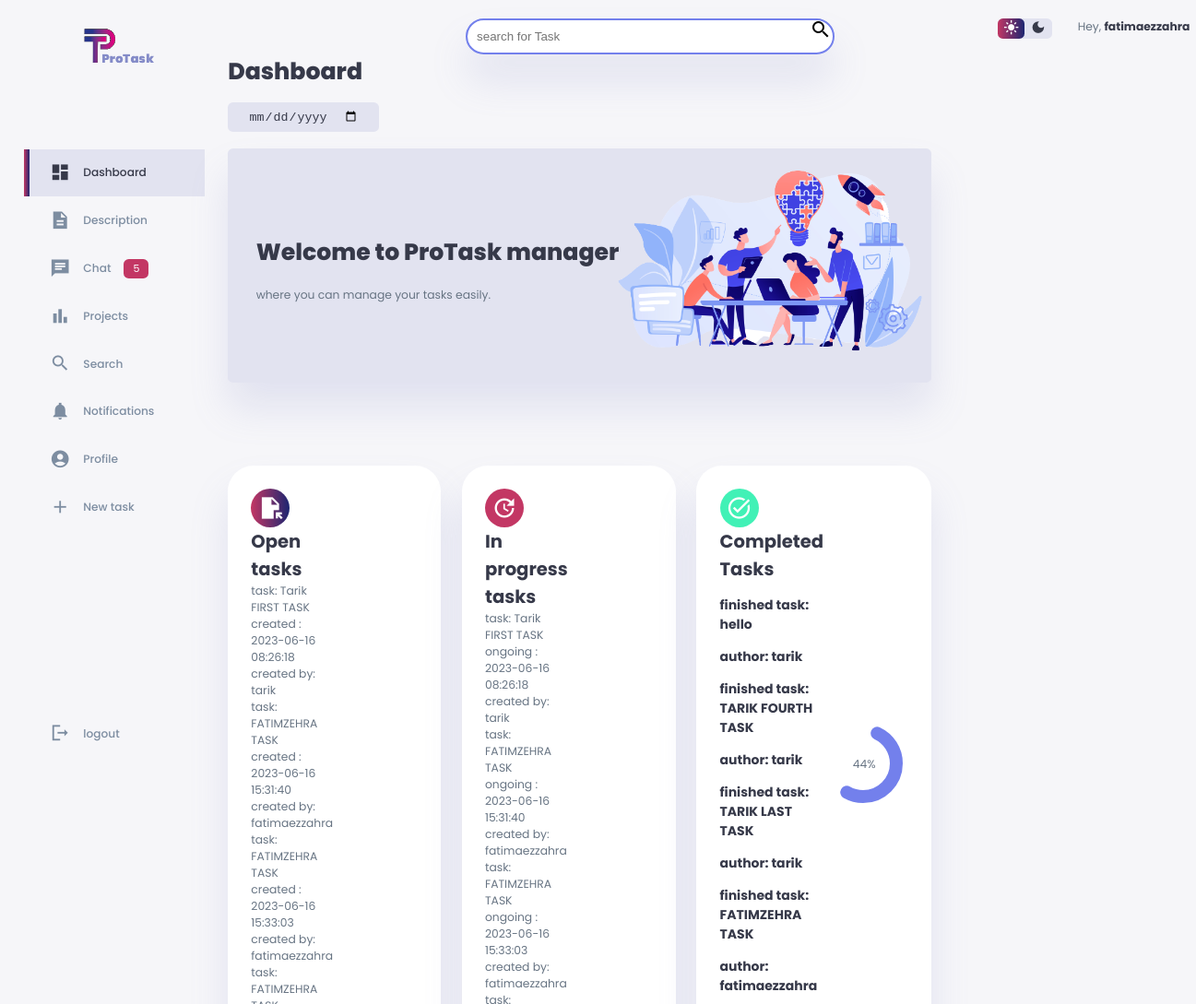
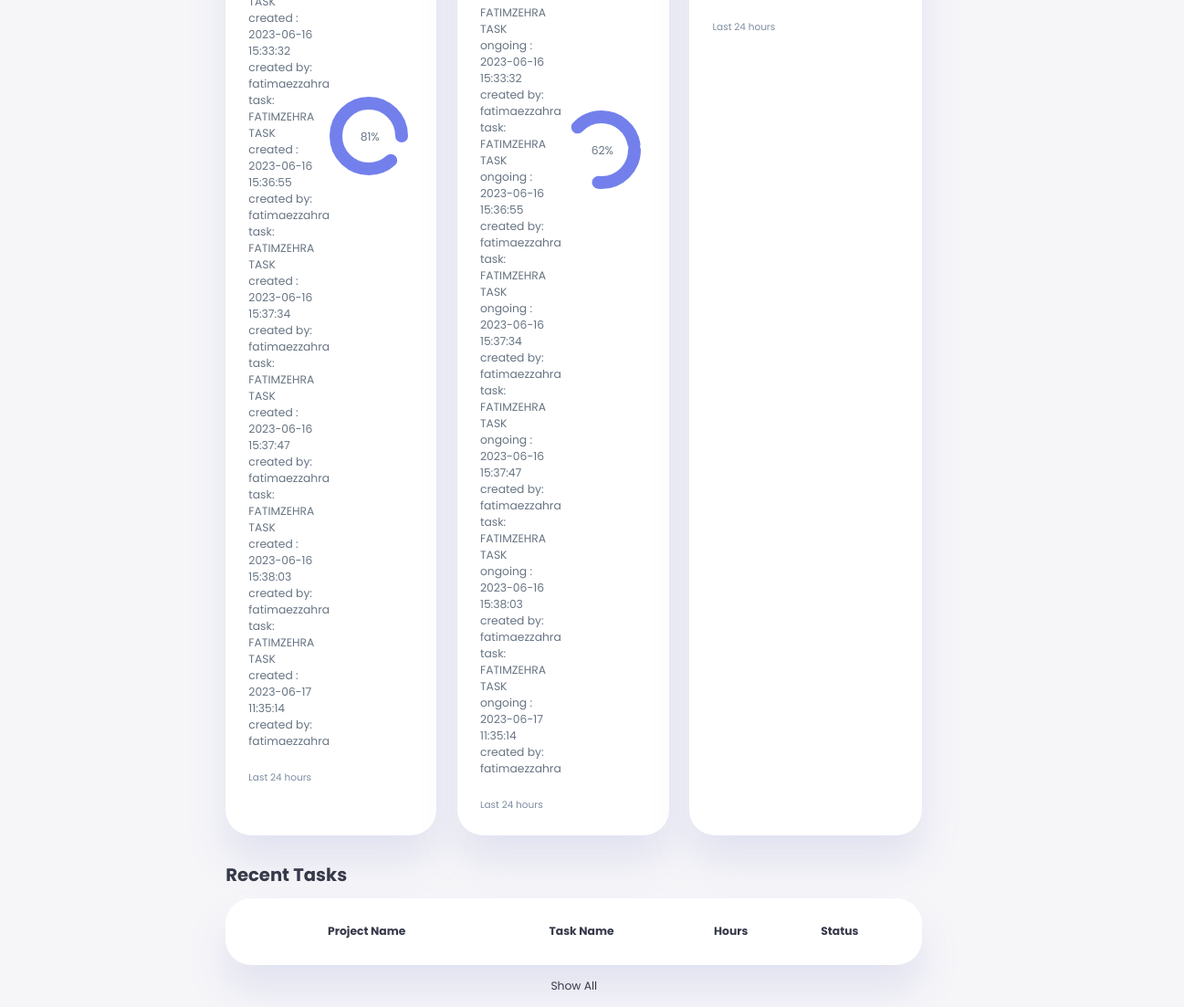
Page /dashboard (signed in) on the committed database (2 pictures, top to bottom).
### website/models.py (models this page shows)
class Task(db.Model):
    id = db.Column(db.Integer(), primary_key=True)
    open_task = db.Column(db.String(20), nullable=False)
    date_created = db.Column(db.DateTime(timezone=True), default=func.now())
    ongoing_task = db.Column(db.String(20), nullable=True)
    task_descriptif = db.Column(db.String(200), nullable=False)
    operator = db.Column(db.Integer, db.ForeignKey(
        "user.id", ondelete="CASCADE"), nullable=False)
    finished = db.relationship(
        "FinishedTask", backref="task", passive_deletes=True)
    comment = db.relationship('Comment', backref='task', passive_deletes=True)

class User(db.Model, UserMixin):
    id = db.Column(db.Integer(), primary_key=True)
    first_name = db.Column(db.String(20))
    last_name = db.Column(db.String(20))
    job = db.Column(db.String(20))
    username = db.Column(db.String(20), nullable=False, unique=True)
    email = db.Column(db.String(20), nullable=False, unique=True)
    password = db.Column(db.String(100), nullable=False)
    date_created = db.Column(db.DateTime(timezone=True), default=func.now())
    picture = db.Column(db.LargeBinary())
    mimetype = db.Column(db.Text)
    filename = db.Column(db.Text)
    task = db.relationship('Task', backref='user', passive_deletes=True)
    comment = db.relationship('Comment', backref='user', passive_deletes=True)

class FinishedTask(db.Model):
    id = db.Column(db.Integer(), primary_key=True)
    finished_task = db.Column(db.String(20), nullable=False)
    operator_username = db.Column(db.String(20), nullable=False)
    finished_task_operator = db.Column(db.Integer, db.ForeignKey(
        "task.id", ondelete="CASCADE"))

### website/views.py (the view)
@views.route("/dashboard")
@login_required
def dashboard():
    tasks = Task.query.all()
    user = User.query.all()
    finished = FinishedTask.query.all()
    return render_template("dashboard.html", user=user, tasks=tasks, connected_user=current_user, finished=finished)

### website/views.py
class SearchForm(FlaskForm):
    searched = StringField("Searched", validators=[DataRequired()])
    submit = SubmitField("Submit")

### website/__init__.py (called while the page is built)
def create_app():
    app.config['SECRET_KEY'] = "0929653ee74200d1322c11721a9e5f27af2d35901a38c0c1f4a7319cde1d8234"
    app.config["SQLALCHEMY_DATABASE_URI"] = f"sqlite:///{DB_NAME}"
    from .views import views
    from .auth import auth
    from .models import User, Task, FinishedTask, Comment, Search
    app.register_blueprint(views, url_prefix="/")
    app.register_blueprint(auth, url_prefix="/")
    with app.app_context():
        db.init_app(app)
        db.create_all()
    login_manager = LoginManager()
    login_manager.login_view = "auth.login"
    login_manager.init_app(app)
    @login_manager.user_loader
    def load_user(id):
        return User.query.get(int(id))
    return app

### website/views.py (called while the page is built)
@views.context_processor
def base():
    form = SearchForm()
    return dict(form=form)

### website/templates/dashboard.html (shortened to what this page needs)
<!DOCTYPE html>
<html lang="en">
<head>
  <link rel="stylesheet" href="{{url_for('static',filename='style.css')}}">
</head>
<body>
  <div class="container">
    <aside>
      <div class="top">
        <div class="logo">
          <img src="{{url_for('static',filename='images/logo1.png')}}" alt="Logo" />
        </div>
      </div>
      <div class="sidebar">
        <a href="/dashboard" class="active">
          <span class="material-icons-sharp"> dashboard </span>
          <h3>Dashboard</h3>
        </a>
        <a href="{{url_for('views.description', task_id=current_user.id)}}">
          <span class="material-icons-sharp">description</span>
          <h3>Description</h3>
        </a>
        <a href="#">
          <span class="material-icons-sharp">chat</span>
          <h3>Chat</h3>
          <span class="message-count">5</span>
        </a>
        <a href="/projects/{{current_user.username}}">
          <span class="material-icons-sharp">bar_chart</span>
          <h3>Projects</h3>
        </a>
        <a href="/search_result">
          <span class="material-icons-sharp">search</span>
          <h3>Search</h3>
        </a>
        <a href="#">
          <span class="material-icons-sharp">notifications</span>
          <h3>Notifications</h3>
        </a>
        <a href="/profile/{{current_user.id}}">
          <span class="material-icons-sharp">account_circle</span>
          <h3>Profile</h3>
        </a>
        <a href="/tasks">
          <span class="material-icons-sharp"> add </span>
          <h3>New task</h3>
        </a>
        <a href="/logout"><span class="material-icons-sharp">logout</span>
          <h3>logout</h3>
        </a>
      </div>
    </aside>
    <main>
      <div class="search-bar">
        <form action="{{url_for('views.search_result')}}" method="POST">
          <input type="search" name="searched" placeholder="search for Task"><button type="submit"><span
              class="material-icons-sharp">search</span></button>
        </form>
      </div>
      <h1>Dashboard</h1>
      <div class="date">
        <input type="date" />
      </div>
      <br>
      <br>
      <div class="all">
        <div class="slider">
          <img src="{{url_for('static',filename='images/image.png')}}" alt="photo">
          <div class="text">
            <h1>Welcome to ProTask manager</h1>
            <br>
            <p>where you can manage your tasks easily.</p>
          </div>
        </div>
      </div>
      <br>
      <br>
      <div class="insights">
        {%include "open_task.html"%}
        {%include "progress.html"%}
        {%include "completed.html"%}
      </div>
      <div class="recent-tasks">
        <h2>Recent Tasks</h2>
        <table id="recent-tasks--table">
          <thead>
            <tr>
              <th>Project Name</th>
              <th>Task Name</th>
              <th>Hours</th>
              <th>Status</th>
            </tr>
          </thead>
        </table>
        <a href="#">Show All</a>
      </div>
    </main>
    <div class="right">
      <div class="top">
        <div class="theme-toggler">
          <span class="material-icons-sharp active" id='light'> light_mode </span>
          <span class="material-icons-sharp" id='dark'> dark_mode </span>
        </div>
        <div class="profile">
          <div class="info">
            <p>Hey, <b>{{current_user.username}}</b></p>
          </div>
        </div>
      </div>
    </div>
  </div>
</body>
</html>

### website/templates/open_task.html (shortened to what this page needs)
<div class="sales">
    <span class="material-icons-sharp">file_open</span>
    <div class="middle">
        <div class="left">
            <h2>Open tasks</h2>
            {% for t in tasks%}
            <p>task: {{t.ongoing_task}}</p>
            <p>created : {{t.date_created}}</p>
            <p>created by: {{t.user.username}}</p>
            {%endfor%}
        </div>
        <div class="progress">
            <svg>
                <circle cx="38" cy="38" r="36"></circle>
            </svg>
            <div class="number">
                <p>81%</p>
            </div>
        </div>
    </div>
    <small class="text-muted"> Last 24 hours </small>
</div>

### website/templates/progress.html (shortened to what this page needs)
<div class="expenses">
    <span class="material-icons-sharp">update</span>
    <div class="middle">
        <div class="left">
            <h2>In progress tasks</h2>
            {% for t in tasks%}
            <p>task: {{t.ongoing_task}}</p>
            <p>ongoing : {{t.date_created}}</p>
            <p>created by: {{t.user.username}}</p>
            {%endfor%}
        </div>
        <div class="progress">
            <svg>
                <circle cx="38" cy="38" r="36"></circle>
            </svg>
            <div class="number">
                <p>62%</p>
            </div>
        </div>
    </div>
    <small class="text-muted"> Last 24 hours </small>
</div>

### website/templates/completed.html
<div class="income">
    <span class="material-icons-sharp">task_alt</span>
    <div class="middle">
        <div class="left">
            <h2>Completed Tasks</h2>
            {%for f in finished%}
            <h3>finished task: {{f.finished_task}}</h3>
            <h3>author: {{f.operator_username}}</h3>
            {%endfor%}
        </div>
        <div class="progress">
            <svg>
                <circle cx="38" cy="38" r="36"></circle>
            </svg>
            <div class="number">
                <p>44%</p>
            </div>
        </div>
    </div>
    <small class="text-muted"> Last 24 hours </small>
</div>

### rows in the picture
Task: ongoing_task "Tarik FIRST TASK", date_created "2023-06-16 08:26:18", user.username "tarik"
Task: ongoing_task "FATIMZEHRA TASK", date_created "2023-06-16 15:31:40", user.username "fatimaezzahra"
Task: ongoing_task "FATIMZEHRA TASK", date_created "2023-06-16 15:33:03", user.username "fatimaezzahra"
Task: ongoing_task "FATIMZEHRA TASK", date_created "2023-06-16 15:33:32", user.username "fatimaezzahra"
Task: ongoing_task "FATIMZEHRA TASK", date_created "2023-06-16 15:36:55", user.username "fatimaezzahra"
Task: ongoing_task "FATIMZEHRA TASK", date_created "2023-06-16 15:37:34", user.username "fatimaezzahra"
Task: ongoing_task "FATIMZEHRA TASK", date_created "2023-06-16 15:37:47", user.username "fatimaezzahra"
Task: ongoing_task "FATIMZEHRA TASK", date_created "2023-06-16 15:38:03", user.username "fatimaezzahra"
Task: ongoing_task "FATIMZEHRA TASK", date_created "2023-06-17 11:35:14", user.username "fatimaezzahra"
FinishedTask: finished_task "hello", operator_username "tarik"
FinishedTask: finished_task "TARIK FOURTH TASK", operator_username "tarik"
FinishedTask: finished_task "TARIK LAST TASK", operator_username "tarik"
FinishedTask: finished_task "FATIMZEHRA TASK", operator_username "fatimaezzahra"
User: username "fatimaezzahra"
